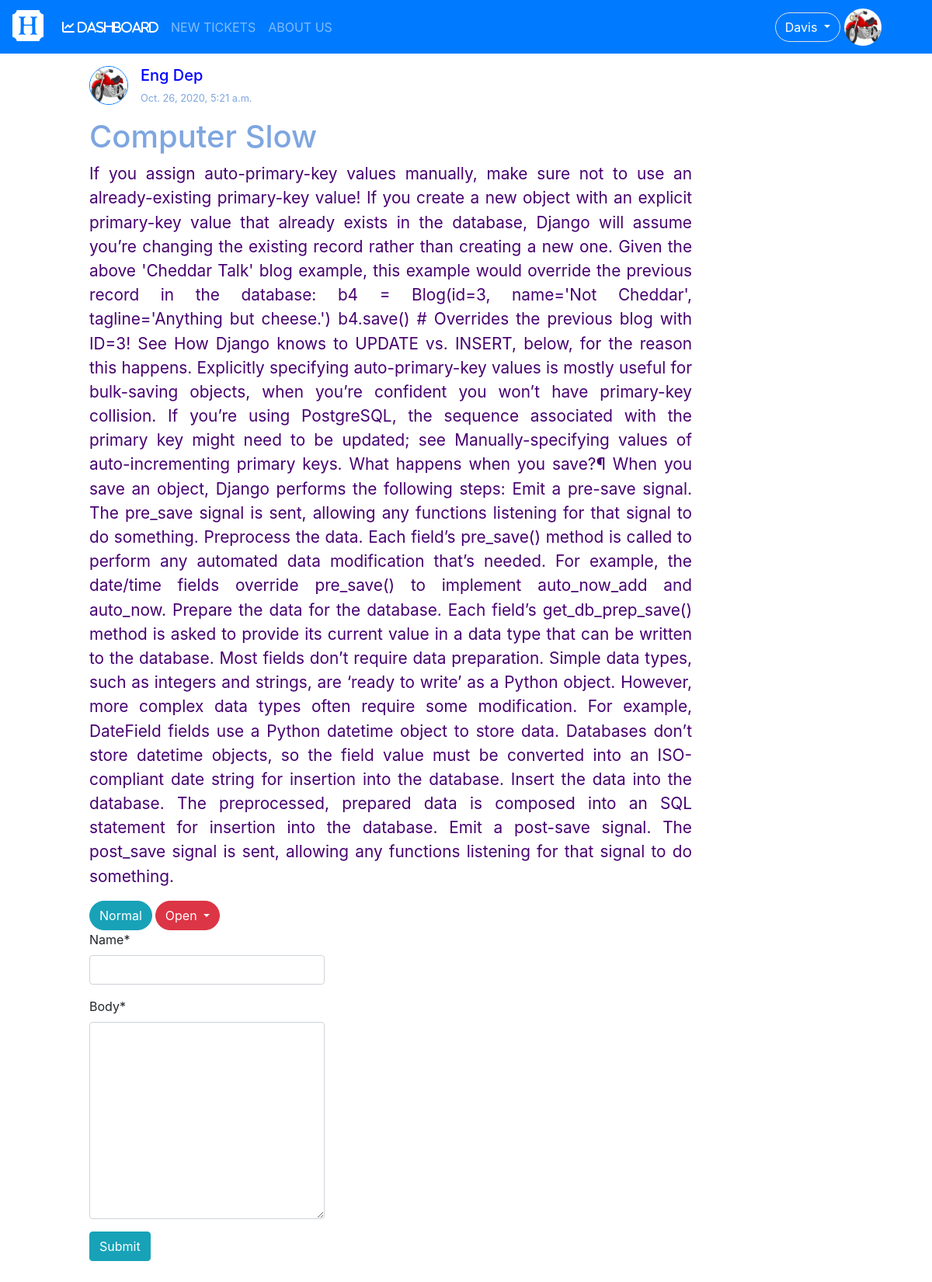
/3/ (signed in), run on an earlier commit of the app's database.
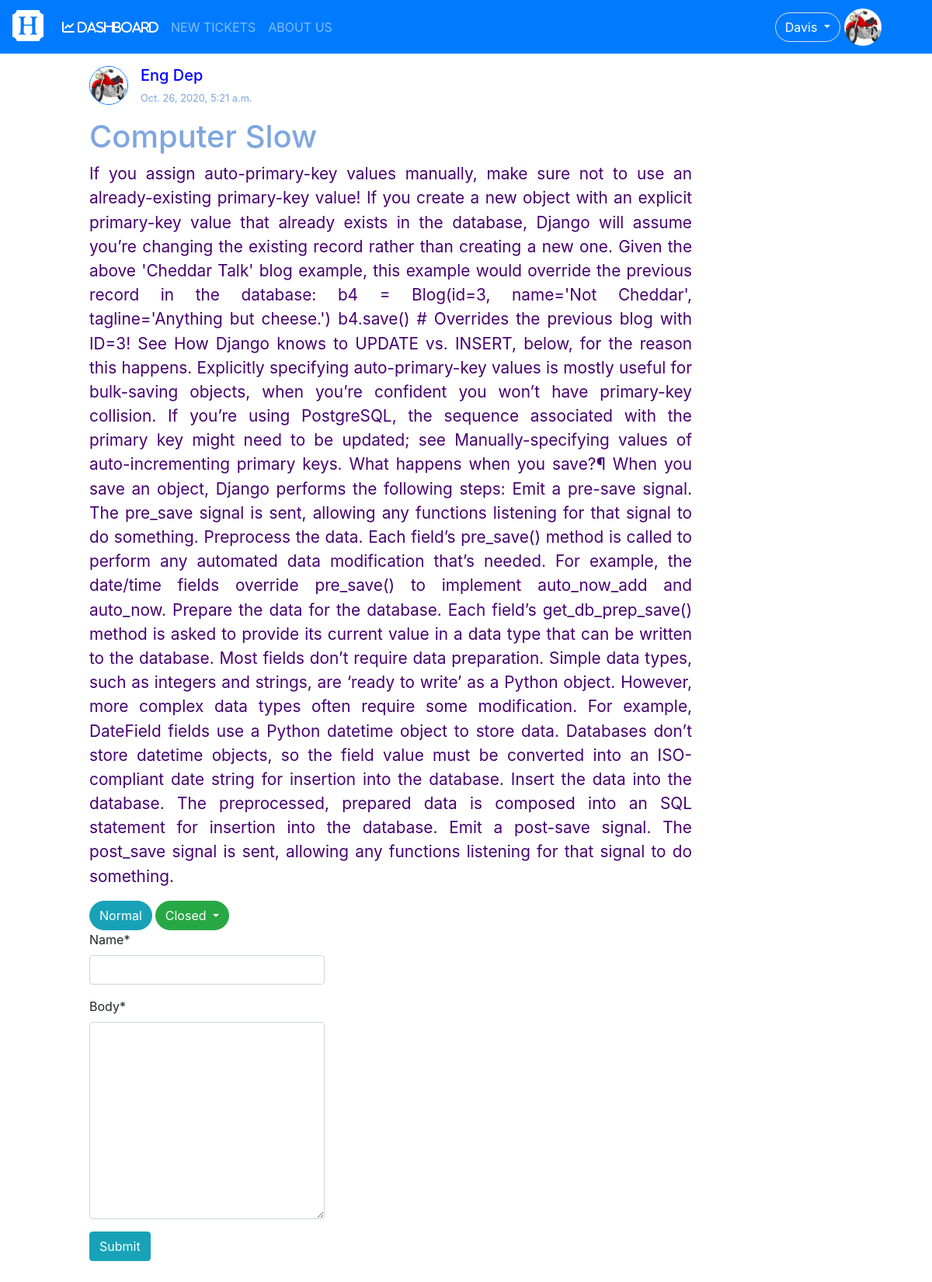
And on a later commit of the database.
### user/models.py (models this page shows, shortened)
class Profile(models.Model):#User
	user = models.OneToOneField(settings.AUTH_USER_MODEL,on_delete=models.CASCADE);
	photo = models.ImageField(null=True,blank=True,default='default.jpg');
	birthday = models.DateField(null=True,blank=True);
	phone = models.CharField(max_length=20,null=True,blank=True);
	address = models.TextField(null=True,blank=True);
	GENDER = (
				('other','Other'), # (Key,value)
				('male','Male'),
				('female','Female')
			);
	gender = models.CharField(max_length=100,choices = GENDER,default='other');

### tickets/models.py (models this page shows, shortened)
class Tickets(models.Model):
	user = models.ForeignKey(User,on_delete=models.CASCADE);
	category = models.ForeignKey(Category,on_delete=models.CASCADE,blank=True,null=True);
	name = models.CharField(max_length = 200);
	subject = models.CharField(max_length = 300);
	description = models.TextField();
	attachment = models.FileField(upload_to = "tickets/files/",null=True,blank=True);
	STATUS_CHOICES = (
						('Open','open'), # (Key,value)
						('Pending','pending'),
						('Closed','closed')
					 );
	SET_PRIORITY = (
					('critical','Critical'),
					('urgent','Urgent'),
					('normal','Normal'),
					('not_important','Not Important'),
				   );
	status = models.CharField(max_length=100,choices=STATUS_CHOICES,default='Open');
	priority = models.CharField(max_length=100,choices= SET_PRIORITY,default = 'not_important');
	created = models.DateTimeField(auto_now =True);
	updated = models.DateTimeField(auto_now_add = True);

### tickets/views.py (the view)
# urls.py: path('<int:id>/',views.ticket_detail,name='ticket-detail'),
@login_required
def ticket_detail(request,id):
	ticket = Tickets.objects.get(pk=id);
	pri_design = '';
	priority = '';
	if ticket.priority == 'critical':
		pri_design = 'btn btn-danger rounded-pill';
		priority = "Critical";
	elif ticket.priority == 'urgent':
		pri_design = 'btn btn-warning rounded-pill';
		priority = 'Urgent';
	elif ticket.priority == 'normal':
		pri_design = 'btn btn-info rounded-pill';
		priority = "Normal";
	else:
		pri_design = 'btn btn-success rounded-pill';
		priority = "Not Important";
	comments = Comment.objects.filter(ticket=ticket);
	if request.method == 'POST':
		comment_form = CommentForm(data=request.POST);
		if comment_form.is_valid():
			new_comment = comment_form.save(commit = False);
			new_comment.ticket = ticket;
			new_comment.user = request.user;
			new_comment.save();
	else:
		comment_form = CommentForm();
	return render(request,'tickets/ticket_detail.html',{'ticket':ticket,
														'comment_form':comment_form,
														'comments':comments,
														'pri_design':pri_design,
														'priority':priority,
														'dashboard':'active',
														});

### tickets/forms.py
class CommentForm(forms.ModelForm):
	class Meta:
		model = Comment;
		fields = ('name','body');

### tickets/templates/tickets/ticket_detail.html (shortened to what this page needs)
{% extends 'user/base.html' %}
{% load crispy_forms_tags %}
{% block content %}
<div>
	<div style="
		display: inline-flex;
	"
	>
		<div>
			<img src="{{ticket.user.profile.photo.url}}" alt="profile"
			width="50" height="50"
			class="border border-primary rounded-circle mr-3"
			>
		</div>
		<div>
			<h5 style="color: blue;">{{ticket.name}}</h5>
			<p style="font-size: 0.8em;color: #7EA6E0;">{{ticket.updated}}</p>
		</div>
	</div>
	<div style="
		width: 80%;
	">
		<h3 style="
			color: #7EA6E0;
			font-size: 2.5em;
		">{{ticket.subject}}</h3>
		<p style="text-align: justify;font-size: 1.3em;
		color: #470070;
		">{{ticket.description}}</p>
		<div style="display: inline-flex;">
		<div class="{{pri_design}} mr-1">{{priority}}</div>
		{% if ticket.status == 'Open' %}
			<div class="btn-group">
			  <button type="button" class="btn btn-danger dropdown-toggle rounded-pill" data-toggle="dropdown" aria-haspopup="true" aria-expanded="false">
			    Open
			  </button>
			</div>
		{% else %}
		<div class="btn-group">
			  <button type="button" class="btn btn-success dropdown-toggle rounded-pill" data-toggle="dropdown" aria-haspopup="true" aria-expanded="false">
			    Closed
			  </button>
			</div>
		{% endif %}
	</div>
	</div>
	<div class="row">
		<div class="col">
			<form method="POST" novalidate>
				{{comment_form|crispy}}
				<input type="submit" name="submit" value="Submit" class="btn btn-info mb-5">
			</form>
		</div>
		<div class="col"></div>
		<div class="col"></div>
	</div>
</div>
{% endblock %}

### user/templates/user/base.html (shortened to what this page needs)
{% load static %}
<!doctype html>
<html lang="en">
  <head>
    <link rel="stylesheet" href="https://cdn.jsdelivr.net/npm/bootstrap@4.5.3/dist/css/bootstrap.min.css">
  </head>
  <body id="blackground">
  {% if user.is_authenticated %}
  {% include 'user/naviation.html'%}
  {% else %}
  {% include 'user/info.html' %}
  {% endif %}
    <div class="container-fluid">
      <div class="row mt-3">
        <div class="col-1">
        </div>
        <div class="col-10">
            {% block content %}
            {% endblock content %}
        </div>
        <div class="col-1">
        </div>
      </div>
    </div>
  </body>
</html>

### user/templates/user/naviation.html (shortened to what this page needs)
  <nav class="navbar navbar-expand-lg navbar-dark bg-primary">
  {% load static %}
  <a class="navbar-brand" href="#"><i class="fab fa-hire-a-helper" style="font-size: 2em;"></i></a>
  <div class="collapse navbar-collapse" id="navbarNavDropdown">
    <ul class="navbar-nav">
      <li class="nav-item {{dashboard}}">
        <a class="nav-link" href="{% url 'dashboard'%}"><i class="fas fa-chart-line"> DASHBOARD</i><span class="sr-only">(current)</span></a>
      </li>
      {% if user.is_superuser or user.is_staff %}
        {% if user.is_superuser %}
        <li class="nav-item {{tech}}">
          <a class="nav-link" href="{% url 'tech-view' %}"><i class="fas fa-users-cog"> TECHNICIAN</i></a>
        </li>
        <li class="nav-item {{category}}">
          <a class="nav-link" href="{% url 'new-category' %}"><i class="fas fa-stream"> NEW CATEGORY</i></a>
        </li>
        {% endif %}
        <li class="nav-item {{customer}}">
          <a class="nav-link" href="{% url 'customer-view' %}"><i class="fas fa-users"> CUSTOMERS</i></a>
        </li>
        <li class="nav-item {{ticket}}">
          <a class="nav-link" href="{% url 'tickets' %}"><i class="fas fa-paste"> TICKETS</i></a>
          {% else %}
          <a class="nav-link" href="create">NEW TICKETS</a>
          <a class="nav-link" href="#">ABOUT US</a>
          {% endif %}
    </ul>
  </div>
        <div class="btn-group">
            <button type="button" class="btn btn-primary border rounded-pill m-1 dropdown-toggle" data-toggle="dropdown" aria-haspopup="true" aria-expanded="false">
              {{user.username}}
            </button>
          </div>
          <img src = '{{user.profile.photo.url}}' class="rounded-circle border border-primary mr-5" style="width:50px; height:50px;">
</nav>

What changed in the data, as far as the page shows it:
changed Tickets "Computer Slow": status "Open" → "Closed" (drawn)
Also different on the page:
text no longer shown: "Open"
text now shown: "Closed"
